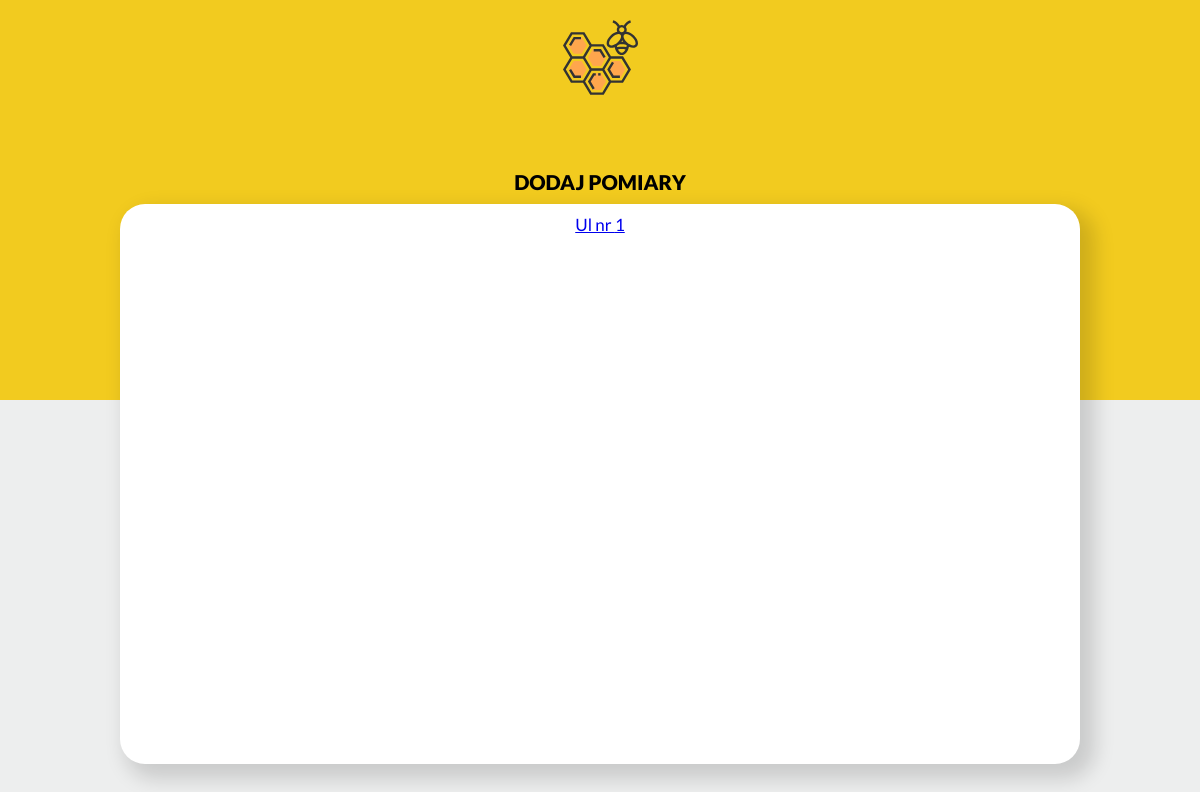
Before: /displayHives/ (signed in) with the older database file.
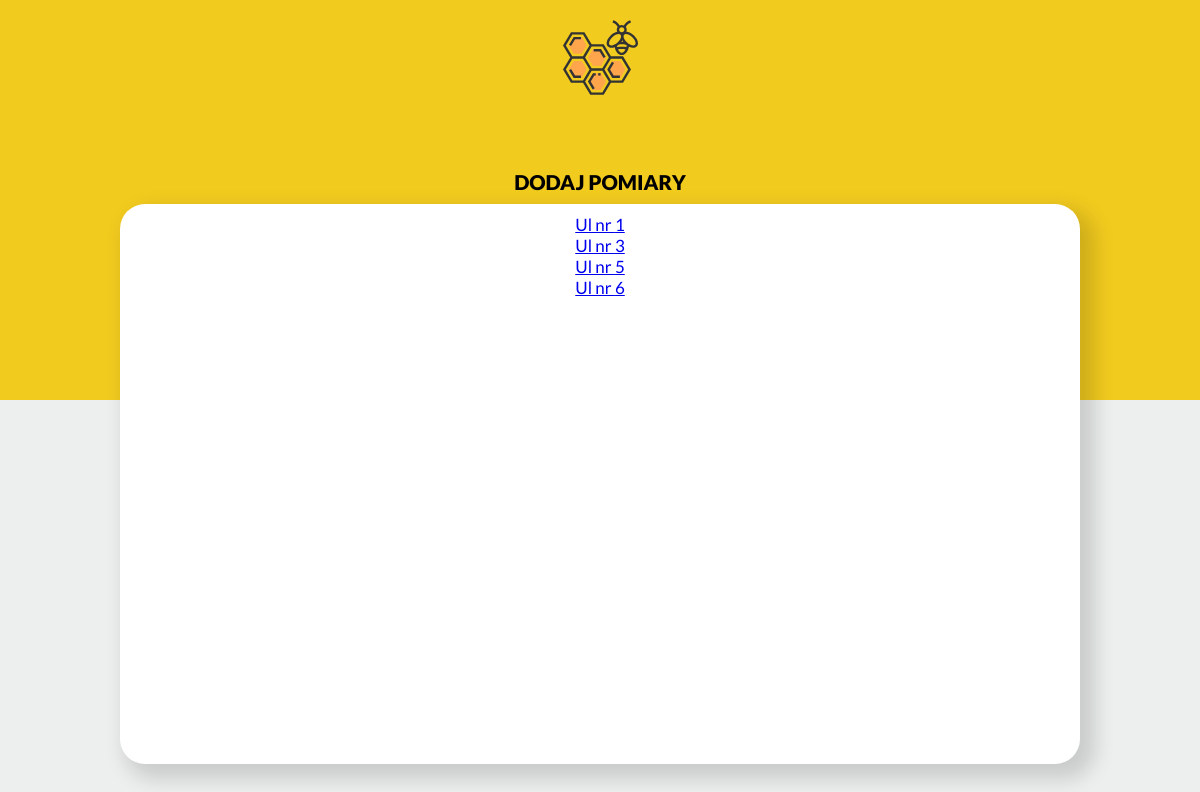
After: the same page with the newer database file.
### hives/models.py (models this page shows)
class HiveModel(models.Model):
    numberOfHive = models.IntegerField(null=False)
    date = models.DateTimeField(auto_now_add=True)
    additional_info = models.CharField(max_length=500, blank=True)
    owner = models.ForeignKey(User, on_delete=models.CASCADE)

### hives/views.py (the view, shortened to what this page needs)
# urls.py: url(r'^displayHives/$', AddDataDisplayHives.as_view(), name="display-hives"),
class AddDataDisplayHives(LoginRequiredMixin, View):
    def get(self, request):
        ctx = HiveModel.objects.all().filter(owner=request.user.id)
        return render(request, 'display_hives.html', {'ctx': ctx})

### hives/templates/display_hives.html (shortened to what this page needs)
{% extends 'base.html' %}
{% block body %}
<div class="app-body-wrapper">
    <h1>Dodaj pomiary</h1>
    <div class="app-body">
        {% for hive in ctx %}
        <a href="/addHivesData/{{hive.numberOfHive}}/hiver1/">Ul nr {{hive.numberOfHive}}</a>
        <br>
        {% endfor %}
    </div>
</div>
{% endblock %}

Changed rows visible on the page:
added HiveModel: numberOfHive "3"
added HiveModel: numberOfHive "5"
added HiveModel: numberOfHive "6"
